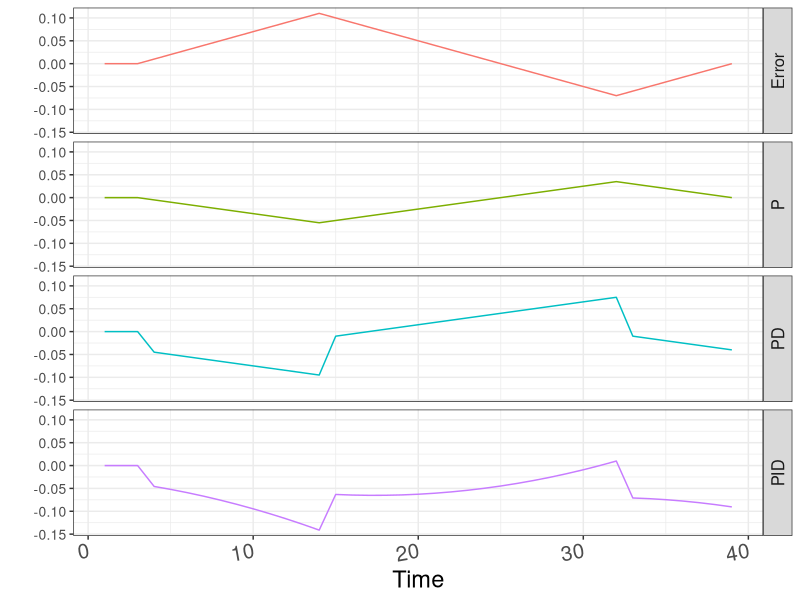
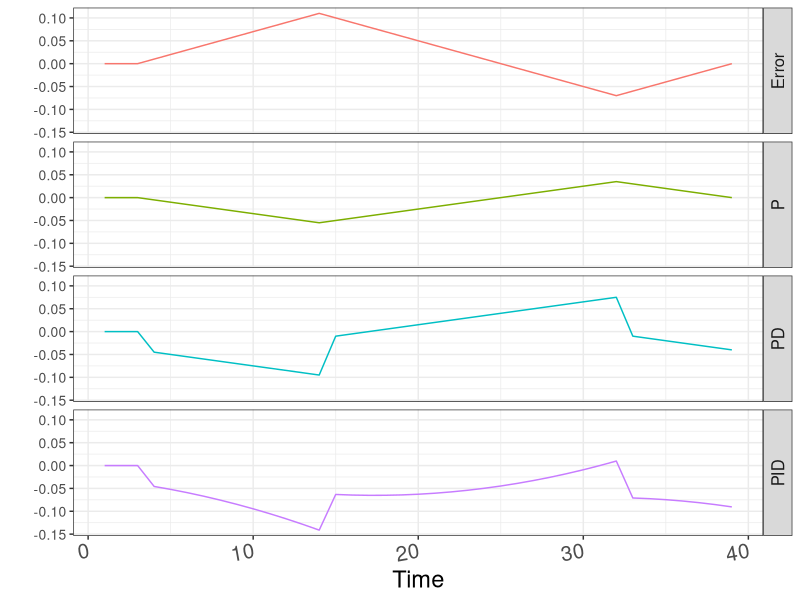

Source code (R) for these figures, in order:
library(ggplot2)
library(reshape2)
library(dplyr)

theme_white <- function() {
  theme_update(
    plot.title = element_text(size=22),
    axis.text.y =element_text(size=10),
    axis.title = element_text(size=17),
    legend.title = element_text(size = 16),
    legend.text = element_text(size = 14),
    axis.text.x = element_text(size=15, angle = 10, hjust = 1),
    strip.text.y = element_text(size = 12, angle = 90),
    strip.text.x = element_text(size = 18, angle = 0)
  )
}

min.max <- function(erro) {
  base <- 50
  max <- 100
  r <- max
  if (erro > 0) {
    r <- base
  }
  return(r)
}

theme_set(theme_bw())
theme_white()

controller_labels <- c(`erro` = "Error", `prop` = "P", 
                       `deriv` = "PD", 
                       `pid` = "PID", `min.max` = "Min-Max")

factor_p <- 0.5
factor_d <- 4
factor_i <- 0.07

erro <- c(0, 0, 0, 0.01, 0.02, 0.03, 0.04, 0.05, 0.06, 0.07, 0.08, 0.09, 0.1, 0.11, 
          0.1, 0.09, 0.08, 0.07, 0.06, 0.05, 0.04, 0.03, 0.02, 0.01, 0, 
          -0.01, -0.02, -0.03, -0.04, -0.05, -0.06, -0.07, -0.06, -0.05, -0.04, -0.03, 
          -0.02, -0.01, 0)
x <-seq(1, length(erro))

df <- data.frame(time=x,erro=erro)
diff_err <- sapply(2:length(x), function(x) df$erro[x] - df$erro[x-1])
diff_err <- c(0, diff_err)
df <- data.frame(time=x,erro=erro,diff_err=diff_err)
df$prop <- -factor_p*df$erro
df$deriv <- -(factor_p*df$erro + factor_d*df$diff_err)
df$cum_err <- cumsum(erro)
df$pid <- -(factor_p*df$erro + factor_d*df$diff_err + factor_i*df$cum_err)
min.max.data <- sapply(1:length(x), function(x) min.max(df$erro[x]))
df$min.max <- min.max.data

demo.data <-melt(df, id = c("time"))

# 
# All
#

ggplot(filter(demo.data, demo.data$variable %in% c("erro", "prop", "deriv", "pid")), aes(x = time, y = value, colour = variable)) + 
  geom_line() +
  xlab("Time") +
  ylab("") +
  facet_grid(variable ~ ., labeller = labeller(variable = controller_labels)) +
  theme(legend.position="none")

ggsave("all_demo.png")
